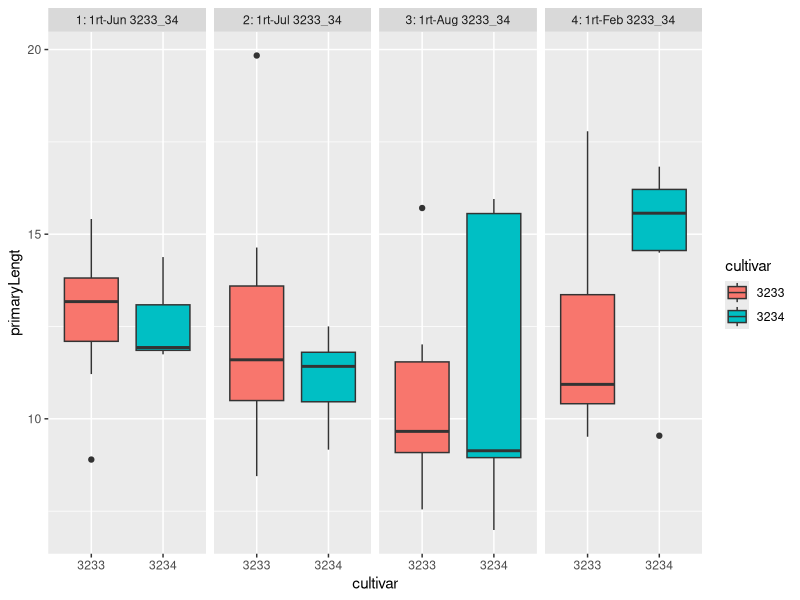
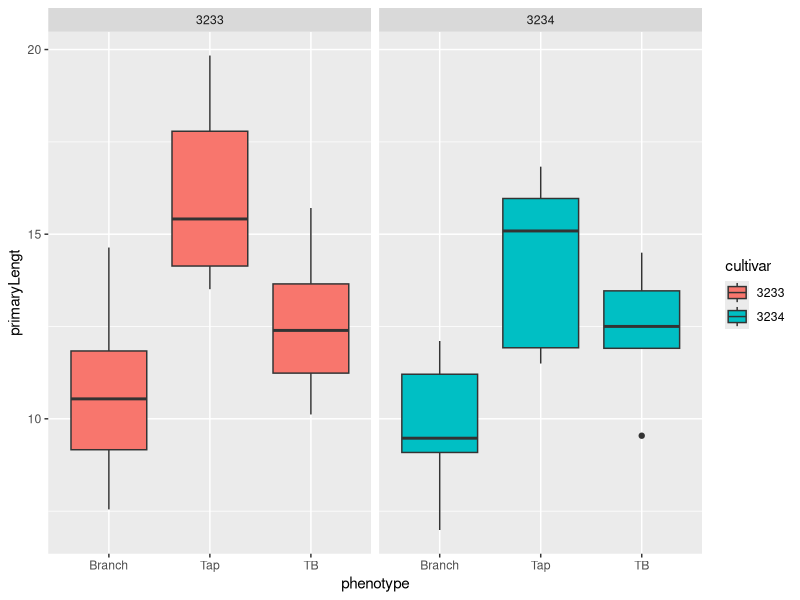
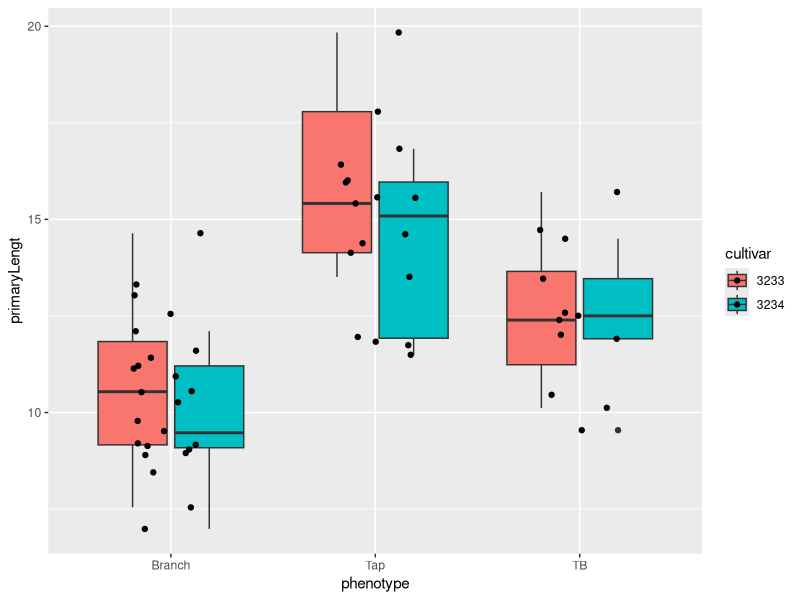
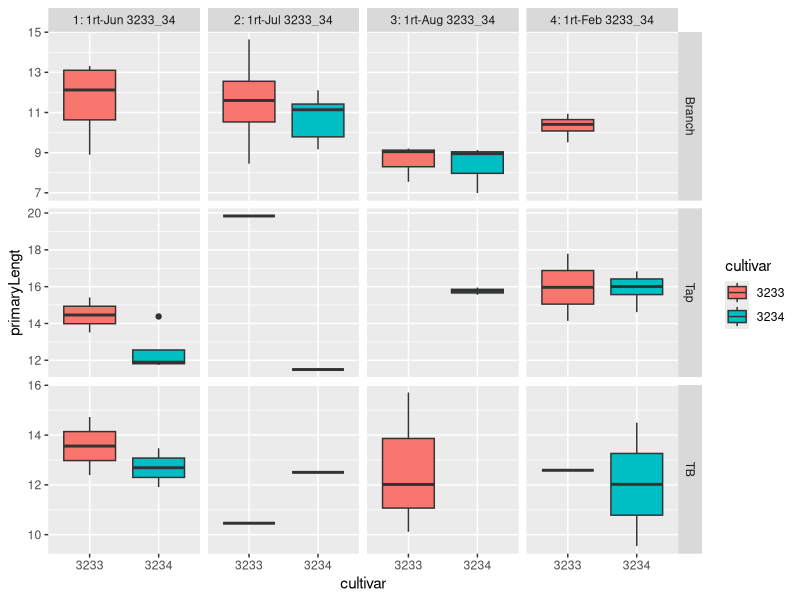
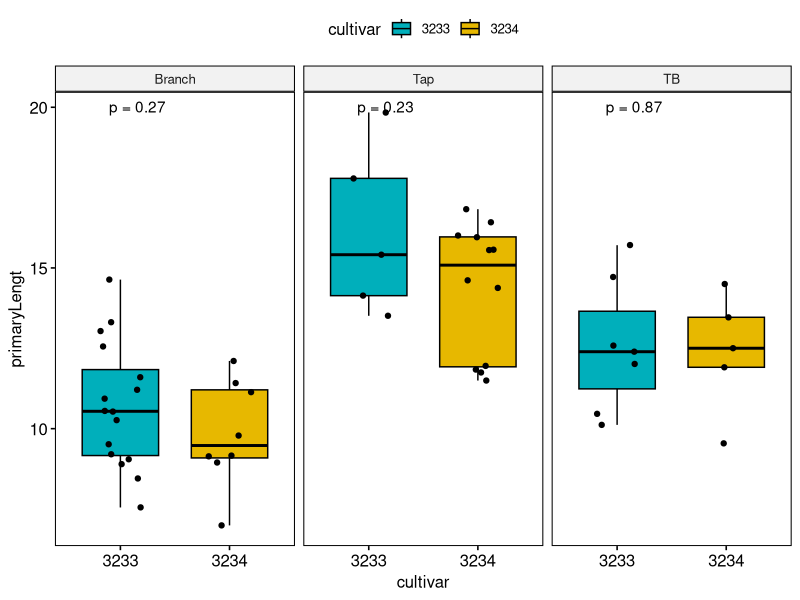
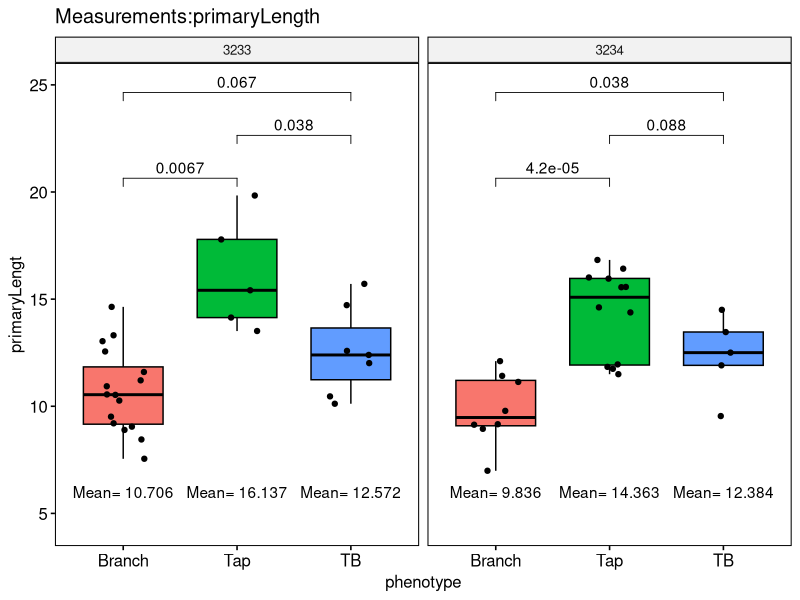
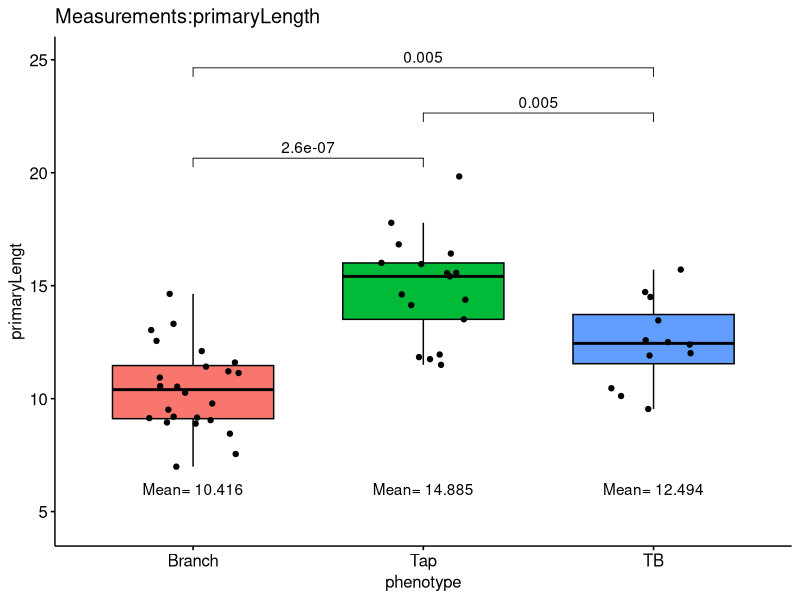

The R source for these figures, in order: (Note: this script raises an error after producing the figures.)
setwd("~/Box/Manuscripts/alfalfa/Bruna_RootData")
library(openxlsx); library(tidyverse); library(ggpubr)

sheet_names=getSheetNames("Primary root data_ALL REPS.xlsx")

allD= data.frame(matrix(, ncol = 6))
names(allD) = c("primaryLengt", "lengthlonger",      "Per", "phenotype",          "sheetNames","cultivar" )
for (i in 1: 4){
#  print(sheet_names[i])
jun= read.xlsx("Primary root data_ALL REPS.xlsx", sheet =sheet_names[i], startRow = 7 , na.strings = c("", ""))
july= read.xlsx("Primary root data_ALL REPS.xlsx", sheet = "1rt - July 3233_3234")
Aug = read.xlsx("Primary root data_ALL REPS.xlsx", sheet = "1rt - Aug 3233_3234")
Feb16= read.xlsx("Primary root data_ALL REPS.xlsx", sheet = "1rt - Feb 3233_3234")
head(jun)
last_position_3233=grep("3233", jun[1,]); last_position_3233
first_position_3234= grep("3234", jun[1,])
jun_Branch = jun[2:4, 2:tail(last_position_3233, n=1)]
jun_Branch=rbind(jun_Branch, names(jun_Branch))
head(jun_Branch)
dim(jun_Branch)
jun_Branch_T=t(jun_Branch)%>%data.frame()%>%rename(
  primaryLengt="X2",lengthlonger= "X3", Per="X4", phenotype="X41"
  )%>%
  summarise(primaryLengt= as.numeric(primaryLengt),
              lengthlonger= as.numeric(lengthlonger),
              Per= as.numeric(Per), phenotype= phenotype)
jun_Branch_T$sheetNames= sheet_names[i]
jun_Branch_T$cultivar = "3233"

jun_tap= jun[2:4, head(first_position_3234, n=1):ncol(jun)]
jun_tap= rbind(jun_tap, names(jun_tap))

jun_tap_T = t(jun_tap)%>%data.frame()%>%rename(
  primaryLengt="X2",lengthlonger= "X3", Per="X4",  phenotype= "X41"
)%>%summarise(primaryLengt= as.numeric(primaryLengt),
             lengthlonger= as.numeric(lengthlonger),
             Per= as.numeric(Per), 
             phenotype= phenotype)

jun_tap_T$sheetNames= sheet_names[i]
jun_tap_T$cultivar = "3234"

print((jun_Branch_T))
print(paste0("June Branch row: ", nrow(jun_Branch_T), " ", "and columns: ", ncol(jun_Branch_T)))
print(paste0("June tap row: ", nrow(jun_tap_T), " ", "and columns: ", ncol(jun_tap_T)))
print((jun_tap_T))

print("__________*********")
allD= rbind(allD, jun_Branch_T, jun_tap_T)

}
table(allD$cultivar,allD$phenotype)
table(allD$cultivar,allD$sheetNames)


allD$phenotype[grep("Branch", allD$phenotype)] ="Branch"
allD$phenotype[grep("Tap", allD$phenotype)] ="Tap"
allD$phenotype[grep("TB", allD$phenotype)] ="TB"

allD$sheetNames[allD$sheetNames =="1rt - June 3233_3234"] = "1: 1rt-Jun 3233_34"
allD$sheetNames[allD$sheetNames =="1rt - July 3233_3234"] = "2: 1rt-Jul 3233_34"
allD$sheetNames[allD$sheetNames =="1rt - Aug 3233_3234"] = "3: 1rt-Aug 3233_34"
allD$sheetNames[allD$sheetNames =="1rt - Feb 3233_3234"] =  "4: 1rt-Feb 3233_34"

table(allD$sheetNames)

# t.test(jun_Branch_T$primaryLengt, jun_tap_T$primaryLengt, alternative = "greater", conf.level = 0.9)
# t.test(jun_Branch_T$lengthlonger, jun_tap_T$lengthlonger, alternative = "greater", conf.level = 0.9)
allD= allD[complete.cases(allD),]
ggplot(allD, aes(x= cultivar, y=primaryLengt, fill= cultivar  ))+ geom_boxplot()+
  facet_grid(.~sheetNames, scales = "free" )

ggplot(allD, aes(x= phenotype, y=primaryLengt, fill= cultivar  ))+ geom_boxplot()+
  facet_grid(.~cultivar, scales = "free" )


ggplot(allD, aes(x= phenotype, y=primaryLengt, fill= cultivar  ))+ geom_boxplot()+
  geom_jitter(width = 0.2)

ggplot(allD, aes(x= cultivar, y=primaryLengt, fill= cultivar  ))+ geom_boxplot()+
  facet_grid(phenotype~sheetNames, scales = "free" )
comparison_Bruna = list(c("3233", "3234"),
                        c("3233", "3234"),
                        c("3233", "3234"))
allD_no_TB= allD[allD$phenotype!= "TB",]

ggboxplot(allD, x= "cultivar", y= "primaryLengt",fill = "cultivar", add="jitter",
          palette = c("#00AFBB", "#E7B800"),
          facet.by = "phenotype")+
  stat_compare_means(label = "p.format", method = "t.test", label.x = 1)

          
ggboxplot(allD, x= "phenotype", y= "primaryLengt", fill="phenotype",ylim=c(4.5, 25),
           add = "jitter" ,
          facet.by = "cultivar")+
  stat_compare_means(comparisons = list(c("Branch", "Tap"), c("Tap", "TB"), c("Branch", "TB")),label.y = c(20, 22, 24),
    label = "p.format", method = "t.test", label.x = 1)+

    stat_summary(fun.data = function(x) data.frame(y=6, label = paste("Mean=",round(mean(x),3))), geom="text") +
  theme(legend.position="none")+
  ggtitle("Measurements:primaryLength")


ggboxplot(allD, x= "phenotype", y= "primaryLengt", fill="phenotype",ylim=c(4.5, 25),
          add = "jitter")+
  stat_compare_means(comparisons = list(c("Branch", "Tap"), c("Tap", "TB"), c("Branch", "TB")),label.y = c(20, 22, 24),
                     label = "p.format", method = "t.test", label.x = 1)+
  stat_summary(fun.data = function(x) data.frame(y=6, label = paste("Mean=",round(mean(x),3))), geom="text") +
  theme(legend.position="none")+
  ggtitle("Measurements:primaryLength")





ggboxplot(allD_no_TB, x= "cultivar", y= "lengthlonger",
          fill = c("green", "yellow"), add = "jitter" )+
  stat_compare_means(label = "p.format", method = "t.test", label.x = 1)

####  overall between 3233 and 3234

ggboxplot(allD, x= "cultivar", y= "primaryLengt",
          fill = c("green", "yellow"), add = "jitter", ylim=c(5, 20) )+
  stat_compare_means(label = "p.format", method = "t.test", label.x = 0.6)+
  stat_summary(fun.data = function(x) data.frame(y=6, label = paste("Mean=",round(mean(x),3))), geom="text") +
  theme(legend.position="none")+
  ggtitle("Measurements:primaryLength")


ggboxplot(allD, x= "cultivar", y= "lengthlonger",
          fill = c("green", "yellow"), add = "jitter", ylim=c(1.5, 9) )+
  stat_compare_means(label = "p.format", method = "t.test", label.x = 0.6)+
  stat_summary(fun.data = function(x) data.frame(y=1.8, label = paste("Mean=",round(mean(x),3))), geom="text") +
  theme(legend.position="none")+
  ggtitle("Measurements:lengthlonger")


ggboxplot(allD, x= "cultivar", y= "Per",
          fill = c("green", "yellow"), add = "jitter", ylim=c(20, 80) )+
  stat_compare_means(label = "p.format", method = "t.test", label.x = 0.6)+
  stat_summary(fun.data = function(x) data.frame(y=20, label = paste("Mean=",round(mean(x),3))), geom="text") +
  theme(legend.position="none")+
  ggtitle("Measurements:% Primary rt >3cm 2nd rt")



ggboxplot(allD, x= "cultivar", y= "primaryLengt",fill="cultivar",
          add = "jitter", ylim=c(5, 21),
          facet.by = "sheetNames")+
  stat_compare_means(label = "p.format", method = "t.test", label.x = 0.6)+
  stat_summary(fun.data = function(x) data.frame(y=6, label = paste("Mean=",round(mean(x),3))), geom="text") +
  theme(legend.position="none")+
  ggtitle("Measurements:primaryLength")

Bruna_comparions_2= list(c("Branch", "Tap"), c("Tap", "TB"), c("Branch", "TB"))

ggboxplot(allD, x= "phenotype", y= "primaryLengt", fill = "phenotype",
          add = "jitter", ylim=c(5, 25),
          facet.by = "sheetNames")+
  stat_compare_means(comparisons = Bruna_comparions_2,label = "p.format", method = "t.test", label.x = 0.6)+
  stat_summary(fun.data = function(x) data.frame(y=6, label = paste("Mean=",round(mean(x),3))), geom="text") +
  theme(legend.position="none")+
  ggtitle("Measurements:primaryLength")


ggboxplot(allD_no_TB, x= "cultivar", y= "lengthlonger",fill="cultivar",
          add = "jitter", ylim=c(1.5, 9),
          facet.by = "sheetNames", scales="free")+
  stat_compare_means(label = "p.format", method = "t.test", label.x = 0.6)+
  stat_summary(fun.data = function(x) data.frame(y=2, label = paste("Mean=",round(mean(x),3))), geom="text") +
  theme(legend.position="none")+
  ggtitle("Measurements:lengthlonger> 3cm")


ggboxplot(allD, x= "cultivar", y= "Per",fill="cultivar",
          add = "jitter", ylim=c(1, 80),
          facet.by = "sheetNames", scales="free")+
  stat_compare_means(label = "p.format", method = "t.test", label.x = 0.6)+
  stat_summary(fun.data = function(x) data.frame(y=2, label = paste("Mean=",round(mean(x),3))), geom="text") +
  theme(legend.position="none")+
  ggtitle("Measurements:% of primary comprising >3cm")




ggboxplot(allD, x= "phenotype", y= "primaryLengt",fill="cultivar",
           ylim=c(5, 30),
          facet.by = "cultivar")+
  stat_compare_means(comparisons = list(c("Branch", "Tap"), c("Tap", "TB"), c("Branch", "TB")),label = "p.format", method = "t.test", label.x = 0.6)+
  stat_summary(fun.data = function(x) data.frame(y=6, label = paste("Mean=",round(mean(x),3))), geom="text") +
  theme(legend.position="none")+
  ggtitle("Measurements:primaryLength")



ggboxplot(allD, x= "phenotype", y="primaryLengt", facet.by = "cultivar" , ylim=c(5, 27), fill="cultivar")+
  stat_compare_means(
    comparisons = list(c("Branch", "Tap"), c("Tap", "TB"), c("Branch", "TB"))
  )+
  ggtitle("Measurement: primaryLengt")








ggboxplot(allD, x= "cultivar", y= "primaryLengt",fill = "cultivar", add="jitter",
          palette = c("#00AFBB", "#E7B800"),
          facet.by = "phenotype")+
  stat_compare_means(label = "p.format", method = "t.test", label.x = 1)

head(allD, 2)
dim(allD)
table(allD$phenotype, allD$cultivar)





write.csv(allD, "combined_data_primary_root.csv", row.names = F)
my_comparisons= list(c("Logistic", "KNN"),c("Logistic", "SVM") ,
                     c("rrBLUP", "KNN"), c("rrBLUP", "SVM"),
                     c("rrBLUP", "NB"), c("rrBLUP", "ANN"),
                     c("rrBLUP", "GBM"),c("rrBLUP", "RF"))


# ggboxplot(Rocs, x= "Models", y = "Values", panel.labs =list(c("")),xlab = "",ylab = "AUC",
#           fill =  "Models", 
#           order = c("rrBLUP", "Logistic", "KNN","SVM","NB","ANN", "GBM",  "RF"),
#           font.label = list(size = 19, face = "bold", color ="red")) +
#   stat_compare_means(comparisons =my_comparisons,method = "t.test",paired = F,size =5,
#                      label.y =  c(0.6,0.83,0.89, 0.93, 0.98,1.02, 1.06, 1.1 ))+
#   theme(legend.position = "none") +
#   stat_compare_means(label.y = 1.22, label.x = "Logistic", size=6) + 
#   font("title", size = 14, color = "red", face = "bold.italic")+
#   font("subtitle", size = 10, color = "black", face = "bold")+
#   font("caption", size = 10, color = "orange")+
#   font("xlab" , size = 18, color = "black", face = "bold")+
#   rotate_x_text(angle = 20)+
#   font("ylab", size = 12, color = "black", face = "bold")+
#   font("xy.text", size = 13, color = "black", face = "bold")
